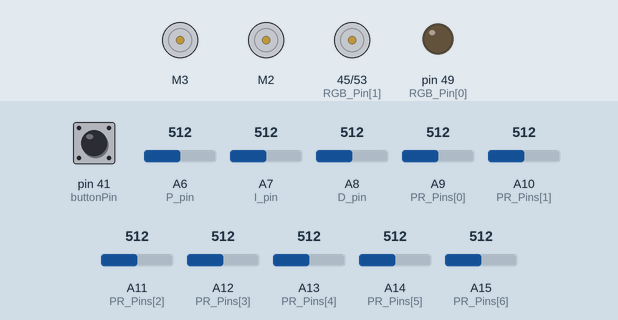
Simulated run of this sketch. Board: Arduino Mega 2560, built with avr-gcc and run on an emulated ATmega2560. Shown: 2 × DC motor (green arrow = forward, orange = backward, longer = faster), motor-driver pin pairs drawn as motors (green arrow = first pin HIGH = forward, orange = second pin HIGH = backward, longer = more drive), output pins drawn as LEDs (lit = HIGH). Dashed ring = blinking. Inputs (shaded band) come from the test bench; at power-on: pin 41 (buttonPin) LOW, A13 (PR_Pins[4]) = 512, A9 (PR_Pins[0]) = 512, A6 (P_pin) = 512, A7 (I_pin) = 512, A8 (D_pin) = 512, A10 (PR_Pins[1]) = 512, A11 (PR_Pins[2]) = 512, A12 (PR_Pins[3]) = 512, A14 (PR_Pins[5]) = 512, A15 (PR_Pins[6]) = 512.

Above: at 13.3 s.
13.4 s: pin 41 (buttonPin) pulled HIGH for 1 s
At 15.6 s:
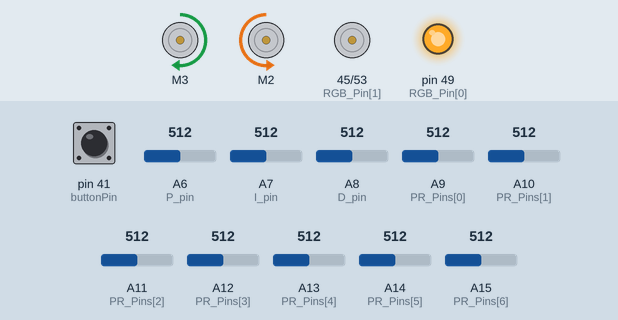
15.9 s: A13 (PR_Pins[4]) set to 494
At 16.4 s:
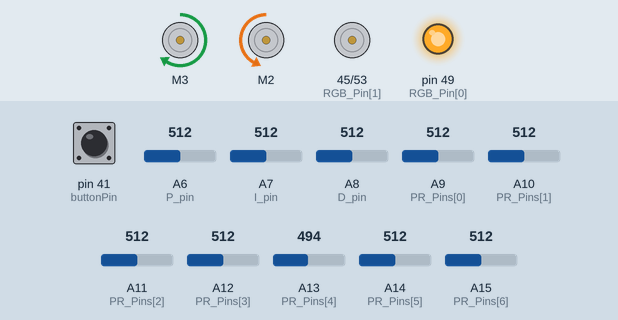
17.4 s: pin 41 (buttonPin) pulled HIGH for 0.15 s
At 18.8 s:
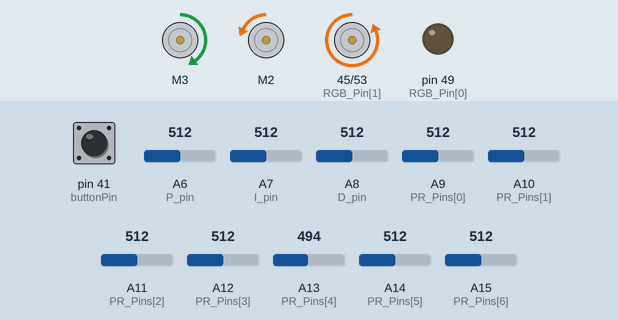
19.1 s: pin 41 (buttonPin) pulled HIGH for 0.15 s
At 20.3 s:
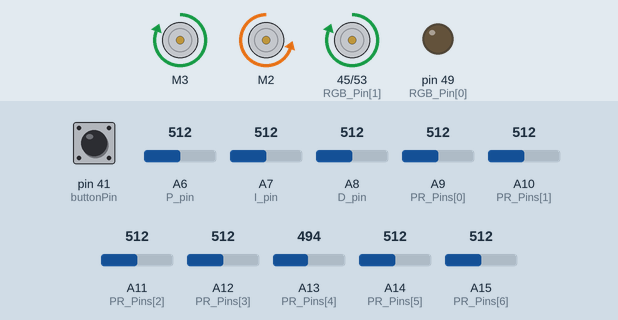
20.8 s: pin 41 (buttonPin) pulled HIGH for 3.2 s
At 21.3 s:
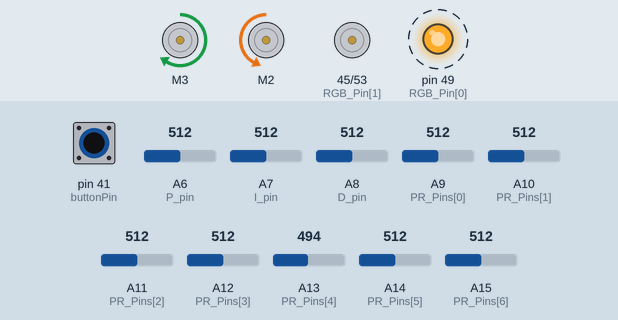
25.5 s: A9 (PR_Pins[0]) set to 503
At 26.2 s:
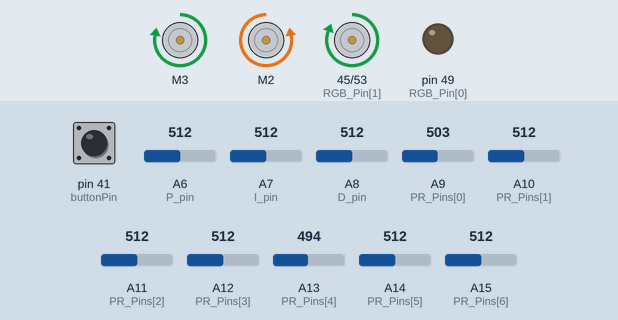
Timing chart, 0 to 28.0 s (numbered marks = the images above; inputs shaded):
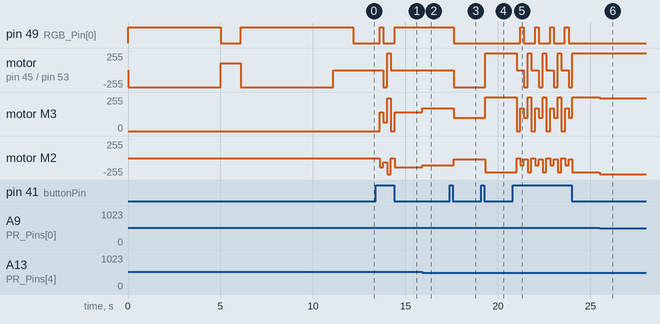

Measured:
- the behaviour switches between 512 and 511 on A9 (PR_Pins[0]) (found by bisection; images 5 and 6)
- after the input at 13.4 s, pin 49 (RGB_Pin[0]): LOW → HIGH after 0.20 s, → LOW 0.20 s later, → HIGH 0.60 s later; motor on pin 45 (RGB_Pin[1]) / pin 53 (RGB_Pin[2]): stopped → backward 255/255 after 0.40 s, → forward 255/255 0.20 s later, → stopped 0.20 s later
- after the input at 15.9 s, motor M3: forward 140/255 → forward 172/255 at once; motor M2: backward 140/255 → backward 108/255 at once
- after the input at 17.4 s, pin 49 (RGB_Pin[0]): HIGH → LOW after 0.20 s; motor on pin 45 (RGB_Pin[1]) / pin 53 (RGB_Pin[2]): stopped → backward 255/255 after 0.20 s; motor M3: forward 172/255 → forward 100/255 after 0.20 s; motor M2: backward 108/255 → backward 15/255 after 0.20 s
- after the input at 19.1 s, motor on pin 45 (RGB_Pin[1]) / pin 53 (RGB_Pin[2]): backward 255/255 → forward 255/255 after 0.20 s; motor M3: forward 100/255 → forward 255/255 after 0.20 s; motor M2: backward 15/255 → backward 213/255 after 0.20 s
- after the input at 25.5 s, motor M3: forward 255/255 → forward 245/255 at once; motor M2: backward 213/255 → backward 245/255 at once

The sketch:

main.ino
```cpp
// CHECKlist
/*
 * photresssitor, mapping
 * detecting line?
 */

#include <Wire.h>
#include <Adafruit_MotorShield.h>

#define totalPhotoResistors 7

// Pins
#define P_pin A6
#define I_pin A7
#define D_pin A8
#define buttonPin 41
const int RGB_Pin[3] = {49,45,53};
const int PR_Pins[totalPhotoResistors] = {A9, A10, A11, A12, A13, A14,A15};

int PR_Vals[totalPhotoResistors]; // Stores the color of each photoresistor

// Mode that the car is in
int mode = 0; // ranges 0-3

// basespeed
int basespeed;
int maxspeed;

int proportionalGain;
int overLine = 1;

// The highest and lowest values for each photoresistor during calibration.
// Each photoresistor will have different slightly different calibration
float black_values[totalPhotoResistors];
float white_values[totalPhotoResistors];

// Initialize Motors
Adafruit_MotorShield AFMS = Adafruit_MotorShield();
Adafruit_DCMotor *Motor1 = AFMS.getMotor(3); // Motors can be switched here (1) <--> (2)Left
Adafruit_DCMotor *Motor2 = AFMS.getMotor(2);//Right

// Error
float error, lastError = 0, sumerror = 0;
int threshold = 40; // if photoresistor value is under threshold, it is detecting a line edit:OVER threshold not under

// PID values
int kP;
int kI;
int kD;


void setup() {

  Serial.begin(9600);

  // Define I/O
  pinMode(P_pin, INPUT);
  pinMode(I_pin, INPUT);
  pinMode(D_pin, INPUT);
  pinMode(buttonPin, INPUT);

  for (int i = 0; i < totalPhotoResistors; i++) {
    pinMode(PR_Pins[i], INPUT);
  }

  pinMode(RGB_Pin[0], OUTPUT);
  pinMode(RGB_Pin[1], OUTPUT);
  pinMode(RGB_Pin[2], OUTPUT);

  AFMS.begin();       //for Motor

  /*  Calibrate photoresistors
    Read potentiometers
    Start motors/start moving
  */

  Calibrate();

}

void loop() {

  readButton(); // change mode of car accordingly
  if (mode) { // if mode = 0 the car is effectively off

    /*  Read potentiometers
    Read photoresistors
    Calculate error
    Use PID to calculate turn rate given the error
    Run motors with adjusted turn rate values
    */

    kP = ReadPotentiometer(P_pin, 0, 1023, 0, 100);
    kI = ReadPotentiometer(I_pin, 0, 1023, 0, 100);
    kD = ReadPotentiometer(D_pin, 0, 1023, 0, 100);


    ReadPhotoResistors();
    CalcError();
    runMotors(CalculateTurn());

 if (overLine) {
      CalcError();
      runMotors(CalculateTurn());
    } else {
      correctCourse();
    }


    Print();
  } else {
    stopMotors();
  }

}

// Calibration
void Calibrate() {
  writeColor(255,150,0); // YELLOW indicator, lasts for 5 seconds
  delay(5000); // decreased for debugging

  writeColor(105, 105, 105); // GREY indicator means that calibration for black has begun

  int numSamples = 100; // number of samples to calibrate with

  float samples[numSamples]; // stores the samples. Same array can be rewritten for second phase

  // Calibrate black
  for (int i = 0; i < totalPhotoResistors; i++) {
    for(int j = 0; j < numSamples; j++) {
      samples[j] = analogRead(PR_Pins[i]); // populate samples
    }

    float sum = 0; // take the average and store it accordingly
    for (int k = 0; k < numSamples; k++) {
      sum = sum + samples[k];
    }

    black_values[i] = sum / numSamples;

  }

  delay(1000);


  writeColor(255,150,0); // YELLOW indicator, lasts for 5 seconds
  delay(5000);

  writeColor(255, 255, 255); // WHITE indicator means that calibration for white has begun

  // Calibrate white
  for (int i = 0; i < totalPhotoResistors; i++) {
    for(int j = 0; j < numSamples; j++) {
      samples[j] = analogRead(PR_Pins[i]); // populate samples
    }

    float sum = 0;
    for (int k = 0; k < numSamples; k++) {
      sum = sum + samples[k];
    }

    white_values[i] = sum / numSamples;

  }

  delay(1000);

  ledOff(); // Calibration is complete

}

// Read sensors
void ReadPhotoResistors() {
  for (int i = 0; i < totalPhotoResistors; i++) {
    // Syntax: map(value, fromLow, fromHigh, toLow, toHigh)
    int raw = map(analogRead(PR_Pins[i]), black_values[i], white_values[i], 0, 100);
    if (raw > 100) {
      raw = 100;
    }else if (raw < 0) {
      raw = 0;
    }
    PR_Vals[i] = abs(raw-100); // invert vals

  }
}

int ReadPotentiometer(int pin, int min_resolution, int max_resolution, int min_potentiometer, int max_potentiometer) {
  return map(analogRead(pin), min_resolution, max_resolution, min_potentiometer, max_potentiometer);
} // For now i will say this works although it is monkaW

// Calculate Error
void CalcError() {
  // weighted average
  int total = 0;
  int wvals = 0;
  for(int i =0;i<totalPhotoResistors;i++){
     if (PR_Vals[i] > threshold) {
       total = total + PR_Vals[i];
       wvals = wvals + PR_Vals[i]*(i+1);
     }

  }

  if(total){
    overLine = 1;
    error = 4 - wvals/total;
  }else{
    overLine = 0;
  }

  lastError = error;


}

int CalculateTurn() { // I actually have no clue if this is going to work we have to test
//  float P = error;
//  float I = sumerror;
//  float D = error - lastError;
//
//  sumerror = sumerror + error;
//  if (sumerror > 5) {
//    sumerror = 5;
//  } // prevents integrator wind-up
//  else if (sumerror < -5) {
//    sumerror = -5;
//  }
//
//  lastError = error;
//
//  return kP*P + kI*I + kD*D;


return proportionalGain*error;


}

// LED Control
void writeColor(int r, int g, int b) {
  analogWrite(RGB_Pin[0], r);
  analogWrite(RGB_Pin[1], b);
  analogWrite(RGB_Pin[2], g);
}

void ledOff() {
  analogWrite(RGB_Pin[0], 0);
  analogWrite(RGB_Pin[1], 0);
  analogWrite(RGB_Pin[2], 0);
}

void Switch() {
  switch (mode) {
    case 0: // off
      ledOff();
      basespeed = 0;
      maxspeed = 0;
      break;
    case 1: // circle
      writeColor(255, 0, 0);
      basespeed = 140;
      maxspeed = 180;
      proportionalGain = 32;
      break;
    case 2: // frequency sweep
      writeColor(0, 255, 0);
      basespeed = 65;
      maxspeed = 100;
      proportionalGain = 50;
      break;
    case 3: // drag race
      writeColor(0, 0, 255);
      basespeed = 245;

      maxspeed = 255;
      proportionalGain = 32;

      break;
    default:
      break;
  }
}

// Read Button
void readButton() {
  int buttonState = digitalRead(buttonPin);
  if(buttonState == HIGH) {
    if (mode < 3) {
      mode++;
    } else {
      mode = 0;
    }
    delay(200);
  }

  Switch();
}

void correctCourse(){
  if (mode == 1) {
    if (error > 0) {
        Motor1->setSpeed(basespeed);
        Motor1->run(FORWARD);
        Motor2->run(RELEASE);
      } else {
        Motor2->setSpeed(basespeed);
        Motor1->run(RELEASE);
        Motor2->run(BACKWARD);
      }
  } else if (mode==2) {
    if (error > 0) {
        Motor1->setSpeed(basespeed*2);
        Motor2->setSpeed(basespeed*3); // backwards


        Motor1->run(FORWARD);

        Motor2->run(FORWARD);

      } else {
        Motor1->setSpeed(basespeed*3); // backwards
        Motor2->setSpeed(basespeed*2);


        Motor1->run(BACKWARD);


        Motor2->run(BACKWARD);

      }
      delay(100);
  }
}

// Run the motors
void runMotors(int speedChange) {
  int motor1speed = basespeed; // ETT
  int motor2speed = basespeed; //RIGHT

//  if (abs(error) < 1.5) {
//    motor1speed = maxspeed;
//    motor2speed = maxspeed;
//  }

  motor1speed = motor1speed + speedChange;
  motor2speed = motor2speed - speedChange;

//  if (speedChange < 0) {
//    motor1speed = motor1speed + speedChange;
//
//  } else if (speedChange > 0) {
//    motor2speed = motor2speed - speedChange;
//  }

  if (motor1speed > maxspeed) {
    motor1speed = maxspeed;
  }
  if (motor2speed > maxspeed) {
    motor2speed = maxspeed;
  }
  if (motor1speed < 0) {
    motor1speed = 0;
  }
  if (motor2speed < 0) {
   motor2speed = 0;
  }


  Motor1->setSpeed(motor1speed);
  Motor2->setSpeed(motor2speed);

  Motor1->run(FORWARD);
  Motor2->run(BACKWARD);
}

void stopMotors() {


  Motor1->run(RELEASE);
  Motor2->run(RELEASE);

}

// print stuff to console idk
void Print() {
//for (int i = 0; i < totalPhotoResistors; i++) {
//
//  Serial.print(PR_Vals[i]);
//  Serial.print(" ");
//}
//Serial.print("Detecting line: ");
//Serial.print(overLine);
//
////Serial.print(analogRead(A10));
//Serial.print("\n");
//
//Serial.print("kP:");
//Serial.print(kP);
//Serial.print(" ");
//Serial.print("kI:");
//Serial.print(kI);
//Serial.print(" ");
//Serial.print("kD:");
//Serial.print(kD);
//Serial.print(" ");
//Serial.println(error);


  // might have to add print statements depending on debug/testing

}
```
